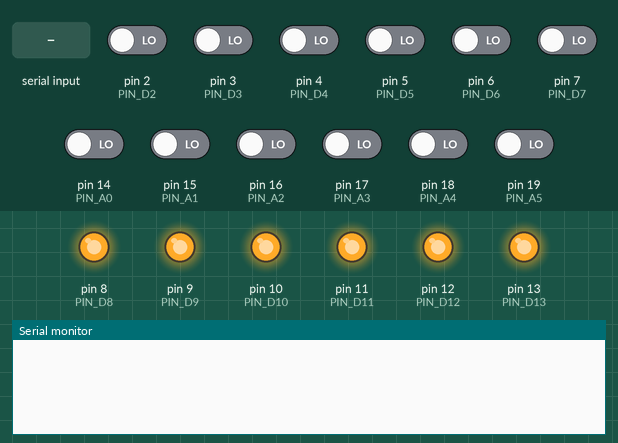
Recording of a sketch running on a simulated Arduino Uno, built with avr-gcc and run on an emulated ATmega328P. Parts: output pins drawn as LEDs (lit = HIGH), the last lines printed to the serial monitor. The inputs (shaded band) are chosen by the test bench; at power-on: pin 2 (PIN_D2), pin 3 (PIN_D3), pin 4 (PIN_D4), pin 5 (PIN_D5), pin 6 (PIN_D6), pin 7 (PIN_D7), pin 14 (PIN_A0), pin 15 (PIN_A1), pin 16 (PIN_A2), pin 17 (PIN_A3), pin 18 (PIN_A4), pin 19 (PIN_A5) LOW.

Above: at 1.2 s.
1.3 s: "0\n" received over Serial
At 1.9 s:
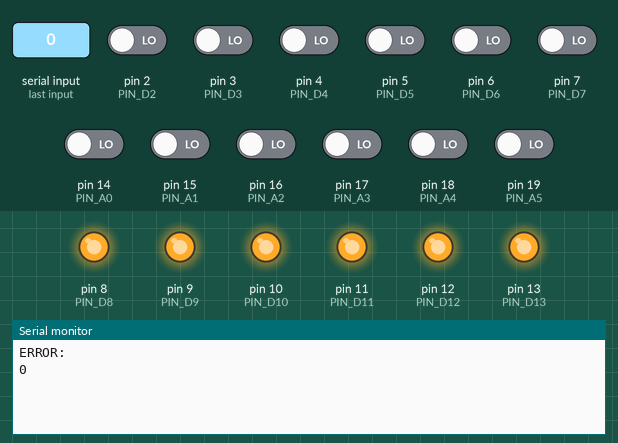
2.8 s: "90,45\n" received over Serial
At 4.0 s:
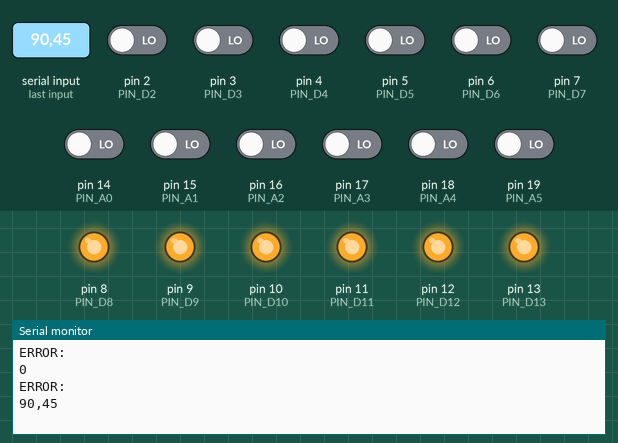
4.3 s: "C90\n" received over Serial
At 5.4 s:
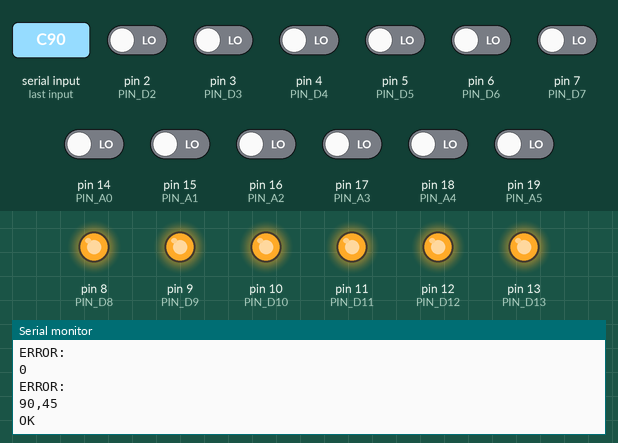

Measured:
- after the input at 1.3 s, the serial monitor: prints a new line at once (image 1)
- after the input at 2.8 s, the serial monitor: prints a new line at once (image 2)
- after the input at 4.3 s, the serial monitor: prints a new line at once (image 3)

The sketch:

v1.ino
```cpp
// (licence header left out)
String serialInBuffer  = "";         // Buffer to hold incoming data for processing.
String serialOutBuffer = "";         // Buffer to hold outgoing data.
char inputPorts[20]     = "";        // Buffer to hold regularly sampled digital input ports.
char portConfig[20]     = "";        // Port configuration map.
char tmpbuf[20]         = "";
boolean stringComplete = false;      // Flag to indicate when an incoming message is complete.

// Configuration of PINS - Output mode.
//
int PIN_D0   = 0;
int PIN_D1   = 1;
int PIN_D2   = 2;
int PIN_D3   = 3;
int PIN_D4   = 4;
int PIN_D5   = 5;
int PIN_D6   = 6;
int PIN_D7   = 7;
int PIN_D8   = 8;  int OUT0 = PIN_D8;
int PIN_D9   = 9;  int OUT1 = PIN_D9;
int PIN_D10  = 10; int OUT2 = PIN_D10;
int PIN_D11  = 11; int OUT3 = PIN_D11;
int PIN_D12  = 12; int OUT4 = PIN_D12;
int PIN_D13  = 13; int OUT5 = PIN_D13;
int PIN_A0   = 14; int IN0  = PIN_A0;
int PIN_A1   = 15; int IN1  = PIN_A1;
int PIN_A2   = 16; int IN2  = PIN_A2;
int PIN_A3   = 17; int IN3  = PIN_A3;
int PIN_A4   = 18; int IN4  = PIN_A4;
int PIN_A5   = 19; int IN5  = PIN_A5;

// Config string locations.
//
int CFG_D0  = 0;
int CFG_D1  = 1;
int CFG_D2  = 2;
int CFG_D3  = 3;
int CFG_D4  = 4;
int CFG_D5  = 5;
int CFG_D6  = 6;
int CFG_D7  = 7;
int CFG_D8  = 8;
int CFG_D9  = 9;
int CFG_D10 = 10;
int CFG_D11 = 11;
int CFG_D12 = 12;
int CFG_D13 = 13;
int CFG_A0  = 14;
int CFG_A1  = 15;
int CFG_A2  = 16;
int CFG_A3  = 17;
int CFG_A4  = 18;
int CFG_A5  = 19;

// Function to set up all GPIO ports according to the memory buffer configuration image portConfigs.
// A 0 means output, a 1 means input.
//
void setPortConfig()
{
    // Set ports according to config string, 0 = output, 1 = input. PIN_D0 and PIN_D1 are RX/TX so dont set
    //
    //if(portConfig[0]  == '0') { pinMode(PIN_D0,  OUTPUT);} else { pinMode(PIN_D0,  INPUT); }
    //if(portConfig[1]  == '0') { pinMode(PIN_D1,  OUTPUT);} else { pinMode(PIN_D1,  INPUT); }
    if(portConfig[2]  == '0') { pinMode(PIN_D2,  OUTPUT);} else { pinMode(PIN_D2,  INPUT); }
    if(portConfig[3]  == '0') { pinMode(PIN_D3,  OUTPUT);} else { pinMode(PIN_D3,  INPUT); }
    if(portConfig[4]  == '0') { pinMode(PIN_D4,  OUTPUT);} else { pinMode(PIN_D4,  INPUT); }
    if(portConfig[5]  == '0') { pinMode(PIN_D5,  OUTPUT);} else { pinMode(PIN_D5,  INPUT); }
    if(portConfig[6]  == '0') { pinMode(PIN_D6,  OUTPUT);} else { pinMode(PIN_D6,  INPUT); }
    if(portConfig[7]  == '0') { pinMode(PIN_D7,  OUTPUT);} else { pinMode(PIN_D7,  INPUT); }
    if(portConfig[8]  == '0') { pinMode(PIN_D8,  OUTPUT);} else { pinMode(PIN_D8,  INPUT); }
    if(portConfig[9]  == '0') { pinMode(PIN_D9,  OUTPUT);} else { pinMode(PIN_D9,  INPUT); }
    if(portConfig[10] == '0') { pinMode(PIN_D10, OUTPUT);} else { pinMode(PIN_D10, INPUT); }
    if(portConfig[11] == '0') { pinMode(PIN_D11, OUTPUT);} else { pinMode(PIN_D11, INPUT); }
    if(portConfig[12] == '0') { pinMode(PIN_D12, OUTPUT);} else { pinMode(PIN_D12, INPUT); }
    if(portConfig[13] == '0') { pinMode(PIN_D13, OUTPUT);} else { pinMode(PIN_D13, INPUT); }
    if(portConfig[14] == '0') { pinMode(PIN_A0,  OUTPUT);} else { pinMode(PIN_A0,  INPUT); }
    if(portConfig[15] == '0') { pinMode(PIN_A1,  OUTPUT);} else { pinMode(PIN_A1,  INPUT); }
    if(portConfig[16] == '0') { pinMode(PIN_A2,  OUTPUT);} else { pinMode(PIN_A2,  INPUT); }
    if(portConfig[17] == '0') { pinMode(PIN_A3,  OUTPUT);} else { pinMode(PIN_A3,  INPUT); }
    if(portConfig[18] == '0') { pinMode(PIN_A4,  OUTPUT);} else { pinMode(PIN_A4,  INPUT); }
    if(portConfig[19] == '0') { pinMode(PIN_A5,  OUTPUT);} else { pinMode(PIN_A5,  INPUT); }
}

// Function to initialise the ATMega328p.
// Setup necessary memory buffers, serial port and initial GPIO port state.
//
void setup()
{
    // initialize serial:
    Serial.begin(115200);

    // Buffer for the input stream.
    serialInBuffer.reserve(200);

    // Buffer for the output stream.
    serialOutBuffer.reserve(200);

    // Port config string.
    //portConfig.reserve(20);

    // Setup default port config string.
    //
    for(int idx=0; idx < 20; idx++)
    {
        // Default to input.
        //
        portConfig[idx] = '1';

        // Reset input port storage buffer to default for this port.
        //
        inputPorts[idx] = '0';
    }
    portConfig[CFG_D8]  = '0';
    portConfig[CFG_D9]  = '0';
    portConfig[CFG_D10] = '0';
    portConfig[CFG_D11] = '0';
    portConfig[CFG_D12] = '0';
    portConfig[CFG_D13] = '0';

    setPortConfig();

    // Setup default state, all outputs off (inverse logic).
    //
    digitalWrite(OUT5, HIGH);
    digitalWrite(OUT4, HIGH);
    digitalWrite(OUT3, HIGH);
    digitalWrite(OUT2, HIGH);
    digitalWrite(OUT1, HIGH);
    digitalWrite(OUT0, HIGH);
}

// Function, called periodically, to read all the valid input ports and store value in memory.
// Done this way primarily for transmission speed of individual reads given the arduino loop mechanism.
//
void readInputs()
{
    // Just read the ports into the string to be sent to requestor.
    //
    if(portConfig[CFG_D0]  == '1') { inputPorts[CFG_D0]  = char(digitalRead(PIN_D0)+48);  }
    if(portConfig[CFG_D1]  == '1') { inputPorts[CFG_D1]  = char(digitalRead(PIN_D1)+48);  }
    if(portConfig[CFG_D2]  == '1') { inputPorts[CFG_D2]  = char(digitalRead(PIN_D2)+48);  }
    if(portConfig[CFG_D3]  == '1') { inputPorts[CFG_D3]  = char(digitalRead(PIN_D3)+48);  }
    if(portConfig[CFG_D4]  == '1') { inputPorts[CFG_D4]  = char(digitalRead(PIN_D4)+48);  }
    if(portConfig[CFG_D5]  == '1') { inputPorts[CFG_D5]  = char(digitalRead(PIN_D5)+48);  }
    if(portConfig[CFG_D6]  == '1') { inputPorts[CFG_D6]  = char(digitalRead(PIN_D6)+48);  }
    if(portConfig[CFG_D7]  == '1') { inputPorts[CFG_D7]  = char(digitalRead(PIN_D7)+48);  }
    if(portConfig[CFG_D8]  == '1') { inputPorts[CFG_D8]  = char(digitalRead(PIN_D8)+48);  }
    if(portConfig[CFG_D9]  == '1') { inputPorts[CFG_D9]  = char(digitalRead(PIN_D9)+48);  }
    if(portConfig[CFG_D10] == '1') { inputPorts[CFG_D10] = char(digitalRead(PIN_D10)+48); }
    if(portConfig[CFG_D11] == '1') { inputPorts[CFG_D11] = char(digitalRead(PIN_D11)+48); }
    if(portConfig[CFG_D12] == '1') { inputPorts[CFG_D12] = char(digitalRead(PIN_D12)+48); }
    if(portConfig[CFG_D13] == '1') { inputPorts[CFG_D13] = char(digitalRead(PIN_D13)+48); }
    if(portConfig[CFG_A0]  == '1') { inputPorts[CFG_A0]  = char(digitalRead(PIN_A0)+48);  }
    if(portConfig[CFG_A1]  == '1') { inputPorts[CFG_A1]  = char(digitalRead(PIN_A1)+48);  }
    if(portConfig[CFG_A2]  == '1') { inputPorts[CFG_A2]  = char(digitalRead(PIN_A2)+48);  }
    if(portConfig[CFG_A3]  == '1') { inputPorts[CFG_A3]  = char(digitalRead(PIN_A3)+48);  }
    if(portConfig[CFG_A4]  == '1') { inputPorts[CFG_A4]  = char(digitalRead(PIN_A4)+48);  }
    if(portConfig[CFG_A5]  == '1') { inputPorts[CFG_A5]  = char(digitalRead(PIN_A5)+48);  }
}

// Main loop - just receive requests and process them.
//
void loop()
{
    // Update the in-memory representation of the input pins.
    //
    readInputs();

    // Decipher command string and act upon it.
    //
    if (stringComplete)
    {
        // Configuration of ports, 0 = output, 1 = input.
       //
        if(serialInBuffer[0] == 'C')
        {
            // Copy input string to config string then setup ports.
            //
            for(int idx=0; idx <= 19; idx++)
            {
                portConfig[idx] = serialInBuffer[idx+1];

                // Reset input port storage buffer to default for this port.
                //
                inputPorts[idx] = '0';
            }
            setPortConfig();
            Serial.println("OK\n");

            // Debug - write back the received config.
            //Serial.println(portConfig);
        } else

        // Read all input ports and return values as a string.
        //
        if(serialInBuffer[0] == 'R')
        {
            // Get most recent values.
            //
            readInputs();

            // Build into a string and transmit back.
            //
            serialOutBuffer = "V";
            for(int idx=0; idx <= 19; idx++)
            {
                serialOutBuffer += inputPorts[idx];
            }
            serialOutBuffer += "\n";
            Serial.println(serialOutBuffer);
        } else

        // Transmit last sampled value for a given port, done this way for speed.
        //
        if(serialInBuffer[0] == 'r')
        {
            // Get required input port number, then send value back.
            //
            int gpioport=((serialInBuffer[1]-48) * 10) + (serialInBuffer[2] - 48);
            serialOutBuffer = "v";
            serialOutBuffer += inputPorts[gpioport];
            serialOutBuffer += "\n";
            Serial.println(serialOutBuffer);
        } else

        // Set all output ports.
        //
        if(serialInBuffer[0] == 'W')
        {
            for(char idx=0; idx <= 19; idx++)
            {
                if(serialInBuffer[idx+1] == '0') { digitalWrite(idx, LOW); } else { digitalWrite(idx, HIGH); }
            }
            Serial.println("OK\n");

            // Debug - write back the received command.
            //Serial.println(serialInBuffer);
        } else

        // Set an individual output port.
        //
        if(serialInBuffer[0] == 'w')
        {
            int gpioport=((serialInBuffer[1]-48) * 10) + (serialInBuffer[2] - 48);
            if(serialInBuffer[3] == '0') { digitalWrite(gpioport, LOW); } else { digitalWrite(gpioport, HIGH); }

            // No reply to minimise traffic and increase throughput.

            // Debug - write back the received command.
            //Serial.println(serialInBuffer);
            //Serial.println(gpioport);
            //Serial.println("\n");
        } else
        {
            if(serialInBuffer != "")
            {
                Serial.println("ERROR:");
                Serial.println(serialInBuffer);
                Serial.println("\n");
            }
        }

        // clear the string:
        serialInBuffer = "";
        stringComplete = false;
    }
}

/*
  SerialEvent occurs whenever new data comes in the
  hardware serial RX. This routine is run between each
  time loop() runs, so using delay inside loop can delay
  response. Multiple bytes of data may be available.
*/
void serialEvent()
{
    while (Serial.available())
    {
        // get the new byte:
        char inChar = (char)Serial.read(); // Serial.write(inChar);

        // if the incoming character is a newline, set a flag
        // so the main loop can do something about it:
        if (inChar == '\n')
        {
            stringComplete = true;
        } else
        {
            // add it to the serialInBuffer:
            serialInBuffer += inChar;
        }
    }
}
```
